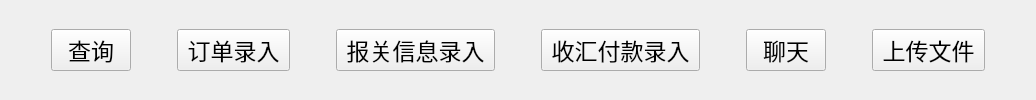
    <widget class="QWidget" name="widget" native="true">
     <layout class="QHBoxLayout" name="horizontalLayout">
      <item>
       <spacer name="horizontalSpacer_14">
        <property name="orientation">
         <enum>Qt::Horizontal</enum>
        </property>
        <property name="sizeHint" stdset="0">
         <size>
          <width>40</width>
          <height>20</height>
         </size>
        </property>
       </spacer>
      </item>
      <item>
       <widget class="QPushButton" name="queryButton">
        <property name="font">
         <font>
          <pointsize>17</pointsize>
         </font>
        </property>
        <property name="text">
         <string>查询</string>
        </property>
       </widget>
      </item>
      <item>
       <spacer name="horizontalSpacer_15">
        <property name="orientation">
         <enum>Qt::Horizontal</enum>
        </property>
        <property name="sizeHint" stdset="0">
         <size>
          <width>40</width>
          <height>20</height>
         </size>
        </property>
       </spacer>
      </item>
      <item>
       <widget class="QPushButton" name="insertButton1">
        <property name="font">
         <font>
          <pointsize>17</pointsize>
         </font>
        </property>
        <property name="text">
         <string> 订单录入 </string>
        </property>
       </widget>
      </item>
      <item>
       <spacer name="horizontalSpacer">
        <property name="orientation">
         <enum>Qt::Horizontal</enum>
        </property>
        <property name="sizeHint" stdset="0">
         <size>
          <width>40</width>
          <height>20</height>
         </size>
        </property>
       </spacer>
      </item>
      <item>
       <widget class="QPushButton" name="insertButton2">
        <property name="font">
         <font>
          <pointsize>17</pointsize>
         </font>
        </property>
        <property name="text">
         <string> 报关信息录入 </string>
        </property>
       </widget>
      </item>
      <item>
       <spacer name="horizontalSpacer_2">
        <property name="orientation">
         <enum>Qt::Horizontal</enum>
        </property>
        <property name="sizeHint" stdset="0">
         <size>
          <width>40</width>
          <height>20</height>
         </size>
        </property>
       </spacer>
      </item>
      <item>
       <widget class="QPushButton" name="insertButton3">
        <property name="font">
         <font>
          <pointsize>17</pointsize>
         </font>
        </property>
        <property name="text">
         <string> 收汇付款录入 </string>
        </property>
       </widget>
      </item>
      <item>
       <spacer name="horizontalSpacer_16">
        <property name="orientation">
         <enum>Qt::Horizontal</enum>
        </property>
        <property name="sizeHint" stdset="0">
         <size>
          <width>40</width>
          <height>20</height>
         </size>
        </property>
       </spacer>
      </item>
      <item>
       <widget class="QPushButton" name="chatButton">
        <property name="font">
         <font>
          <pointsize>17</pointsize>
         </font>
        </property>
        <property name="text">
         <string>聊天</string>
        </property>
       </widget>
      </item>
      <item>
       <spacer name="horizontalSpacer_17">
        <property name="orientation">
         <enum>Qt::Horizontal</enum>
        </property>
        <property name="sizeHint" stdset="0">
         <size>
          <width>40</width>
          <height>20</height>
         </size>
        </property>
       </spacer>
      </item>
      <item>
       <widget class="QPushButton" name="uploadButton">
        <property name="font">
         <font>
          <pointsize>17</pointsize>
         </font>
        </property>
        <property name="text">
         <string> 上传文件 </string>
        </property>
       </widget>
      </item>
      <item>
       <spacer name="horizontalSpacer_13">
        <property name="orientation">
         <enum>Qt::Horizontal</enum>
        </property>
        <property name="sizeHint" stdset="0">
         <size>
          <width>40</width>
          <height>20</height>
         </size>
        </property>
       </spacer>
      </item>
     </layout>
    </widget>
